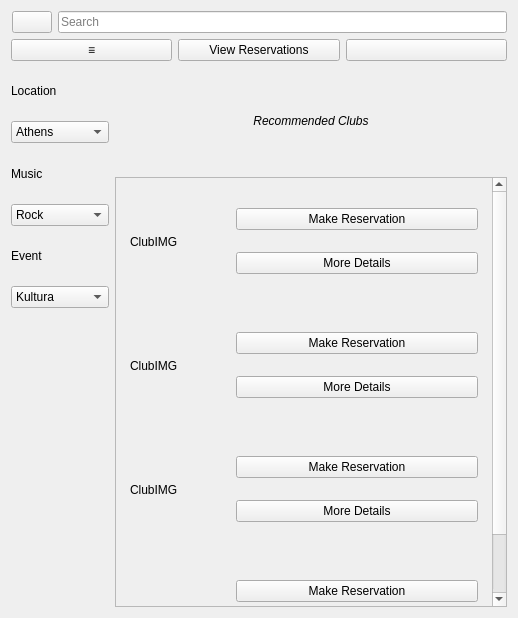
<?xml version="1.0" encoding="UTF-8"?>
<ui version="4.0">
 <class>mainWidget</class>
 <widget class="QWidget" name="mainWidget">
  <property name="geometry">
   <rect>
    <x>0</x>
    <y>0</y>
    <width>518</width>
    <height>618</height>
   </rect>
  </property>
  <property name="windowTitle">
   <string>Form</string>
  </property>
  <layout class="QVBoxLayout" name="verticalLayout">
   <item>
    <layout class="QHBoxLayout" name="horizontalLayout">
     <property name="sizeConstraint">
      <enum>QLayout::SetDefaultConstraint</enum>
     </property>
     <property name="leftMargin">
      <number>1</number>
     </property>
     <item>
      <widget class="QPushButton" name="backButton">
       <property name="text">
        <string/>
       </property>
       <property name="icon">
        <iconset theme="QIcon::ThemeIcon::GoPrevious">
         <normaloff>.</normaloff>.</iconset>
       </property>
      </widget>
     </item>
     <item>
      <widget class="QLineEdit" name="searchLineEdit">
       <property name="placeholderText">
        <string>Search</string>
       </property>
      </widget>
     </item>
    </layout>
   </item>
   <item>
    <layout class="QHBoxLayout" name="horizontalLayout_4">
     <item>
      <widget class="QPushButton" name="menuButton">
       <property name="font">
        <font>
         <bold>true</bold>
        </font>
       </property>
       <property name="text">
        <string>≡</string>
       </property>
       <property name="iconSize">
        <size>
         <width>20</width>
         <height>20</height>
        </size>
       </property>
      </widget>
     </item>
     <item>
      <widget class="QPushButton" name="viewResButton">
       <property name="text">
        <string>View Reservations</string>
       </property>
      </widget>
     </item>
     <item>
      <widget class="QPushButton" name="profileButton">
       <property name="text">
        <string/>
       </property>
       <property name="icon">
        <iconset theme="user-available">
         <normaloff>.</normaloff>.</iconset>
       </property>
       <property name="iconSize">
        <size>
         <width>20</width>
         <height>20</height>
        </size>
       </property>
      </widget>
     </item>
    </layout>
   </item>
   <item>
    <layout class="QFormLayout" name="formLayout">
     <item row="0" column="0">
      <layout class="QVBoxLayout" name="verticalLayout_2" stretch="0,0,0,0,0,0">
       <property name="spacing">
        <number>6</number>
       </property>
       <item>
        <widget class="QLabel" name="locationLabel">
         <property name="sizePolicy">
          <sizepolicy hsizetype="Preferred" vsizetype="Minimum">
           <horstretch>0</horstretch>
           <verstretch>0</verstretch>
          </sizepolicy>
         </property>
         <property name="text">
          <string>Location</string>
         </property>
        </widget>
       </item>
       <item>
        <widget class="QComboBox" name="locationDropdown">
         <item>
          <property name="text">
           <string>Athens</string>
          </property>
         </item>
         <item>
          <property name="text">
           <string>Patra</string>
          </property>
         </item>
         <item>
          <property name="text">
           <string>Thessaloniki</string>
          </property>
         </item>
        </widget>
       </item>
       <item>
        <widget class="QLabel" name="musicLabel">
         <property name="text">
          <string>Music</string>
         </property>
        </widget>
       </item>
       <item>
        <widget class="QComboBox" name="musicDropdown">
         <item>
          <property name="text">
           <string>Rock</string>
          </property>
         </item>
         <item>
          <property name="text">
           <string>Rap/Trap</string>
          </property>
         </item>
         <item>
          <property name="text">
           <string>Pop</string>
          </property>
         </item>
         <item>
          <property name="text">
           <string>Rnb</string>
          </property>
         </item>
        </widget>
       </item>
       <item>
        <widget class="QLabel" name="eventLabel">
         <property name="text">
          <string>Event</string>
         </property>
        </widget>
       </item>
       <item>
        <widget class="QComboBox" name="eventDropdown">
         <item>
          <property name="text">
           <string>Kultura</string>
          </property>
         </item>
         <item>
          <property name="text">
           <string>Lules Culpa</string>
          </property>
         </item>
        </widget>
       </item>
      </layout>
     </item>
     <item row="0" column="1">
      <layout class="QVBoxLayout" name="verticalLayout_3" stretch="1,4">
       <property name="spacing">
        <number>2</number>
       </property>
       <property name="sizeConstraint">
        <enum>QLayout::SetDefaultConstraint</enum>
       </property>
       <item>
        <widget class="QLabel" name="recClubsText">
         <property name="font">
          <font>
           <italic>true</italic>
           <bold>false</bold>
          </font>
         </property>
         <property name="text">
          <string>Recommended Clubs</string>
         </property>
         <property name="alignment">
          <set>Qt::AlignCenter</set>
         </property>
        </widget>
       </item>
       <item>
        <widget class="QScrollArea" name="scrollArea">
         <property name="widgetResizable">
          <bool>true</bool>
         </property>
         <widget class="QWidget" name="scrollAreaWidgetContents">
          <property name="geometry">
           <rect>
            <x>0</x>
            <y>0</y>
            <width>378</width>
            <height>500</height>
           </rect>
          </property>
          <layout class="QVBoxLayout" name="verticalLayout_4">
           <property name="leftMargin">
            <number>5</number>
           </property>
           <property name="topMargin">
            <number>5</number>
           </property>
           <property name="rightMargin">
            <number>5</number>
           </property>
           <property name="bottomMargin">
            <number>5</number>
           </property>
           <item>
            <widget class="QFrame" name="clubCard1">
             <property name="frameShape">
              <enum>QFrame::NoFrame</enum>
             </property>
             <layout class="QHBoxLayout" name="horizontalLayout_6">
              <item>
               <widget class="QLabel" name="label">
                <property name="sizePolicy">
                 <sizepolicy hsizetype="Fixed" vsizetype="Fixed">
                  <horstretch>0</horstretch>
                  <verstretch>0</verstretch>
                 </sizepolicy>
                </property>
                <property name="minimumSize">
                 <size>
                  <width>100</width>
                  <height>100</height>
                 </size>
                </property>
                <property name="text">
                 <string>ClubIMG</string>
                </property>
               </widget>
              </item>
              <item>
               <layout class="QVBoxLayout" name="verticalLayout_5">
                <item>
                 <widget class="QPushButton" name="makeResButton">
                  <property name="text">
                   <string>Make Reservation</string>
                  </property>
                 </widget>
                </item>
                <item>
                 <widget class="QPushButton" name="moreDetailsPage">
                  <property name="text">
                   <string>More Details</string>
                  </property>
                 </widget>
                </item>
               </layout>
              </item>
             </layout>
            </widget>
           </item>
           <item>
            <widget class="QFrame" name="clubCard1_2">
             <property name="frameShape">
              <enum>QFrame::NoFrame</enum>
             </property>
             <layout class="QHBoxLayout" name="horizontalLayout_7">
              <item>
               <widget class="QLabel" name="label_2">
                <property name="sizePolicy">
                 <sizepolicy hsizetype="Fixed" vsizetype="Fixed">
                  <horstretch>0</horstretch>
                  <verstretch>0</verstretch>
                 </sizepolicy>
                </property>
                <property name="minimumSize">
                 <size>
                  <width>100</width>
                  <height>100</height>
                 </size>
                </property>
                <property name="text">
                 <string>ClubIMG</string>
                </property>
               </widget>
              </item>
              <item>
               <layout class="QVBoxLayout" name="verticalLayout_6">
                <item>
                 <widget class="QPushButton" name="makeResButton_2">
                  <property name="text">
                   <string>Make Reservation</string>
                  </property>
                 </widget>
                </item>
                <item>
                 <widget class="QPushButton" name="moreDetails2">
                  <property name="text">
                   <string>More Details</string>
                  </property>
                 </widget>
                </item>
               </layout>
              </item>
             </layout>
            </widget>
           </item>
           <item>
            <widget class="QFrame" name="clubCard1_3">
             <property name="frameShape">
              <enum>QFrame::NoFrame</enum>
             </property>
             <layout class="QHBoxLayout" name="horizontalLayout_8">
              <item>
               <widget class="QLabel" name="label_3">
                <property name="sizePolicy">
                 <sizepolicy hsizetype="Fixed" vsizetype="Fixed">
                  <horstretch>0</horstretch>
                  <verstretch>0</verstretch>
                 </sizepolicy>
                </property>
                <property name="minimumSize">
                 <size>
                  <width>100</width>
                  <height>100</height>
                 </size>
                </property>
                <property name="text">
                 <string>ClubIMG</string>
                </property>
               </widget>
              </item>
              <item>
               <layout class="QVBoxLayout" name="verticalLayout_7">
                <item>
                 <widget class="QPushButton" name="makeResButton_3">
                  <property name="text">
                   <string>Make Reservation</string>
                  </property>
                 </widget>
                </item>
                <item>
                 <widget class="QPushButton" name="moreDetails3">
                  <property name="text">
                   <string>More Details</string>
                  </property>
                 </widget>
                </item>
               </layout>
              </item>
             </layout>
            </widget>
           </item>
           <item>
            <widget class="QFrame" name="frame">
             <property name="frameShape">
              <enum>QFrame::NoFrame</enum>
             </property>
             <layout class="QHBoxLayout" name="horizontalLayout_5">
              <item>
               <widget class="QLabel" name="label_4">
                <property name="sizePolicy">
                 <sizepolicy hsizetype="Fixed" vsizetype="Fixed">
                  <horstretch>0</horstretch>
                  <verstretch>0</verstretch>
                 </sizepolicy>
                </property>
                <property name="minimumSize">
                 <size>
                  <width>100</width>
                  <height>100</height>
                 </size>
                </property>
                <property name="text">
                 <string>ClubIMG</string>
                </property>
               </widget>
              </item>
              <item>
               <layout class="QVBoxLayout" name="verticalLayout_10">
                <item>
                 <widget class="QPushButton" name="pushButton">
                  <property name="text">
                   <string>Make Reservation</string>
                  </property>
                 </widget>
                </item>
                <item>
                 <widget class="QPushButton" name="pushButton_2">
                  <property name="text">
                   <string>More Details</string>
                  </property>
                 </widget>
                </item>
               </layout>
              </item>
             </layout>
            </widget>
           </item>
          </layout>
         </widget>
        </widget>
       </item>
      </layout>
     </item>
    </layout>
   </item>
  </layout>
 </widget>
 <resources/>
 <connections/>
</ui>
